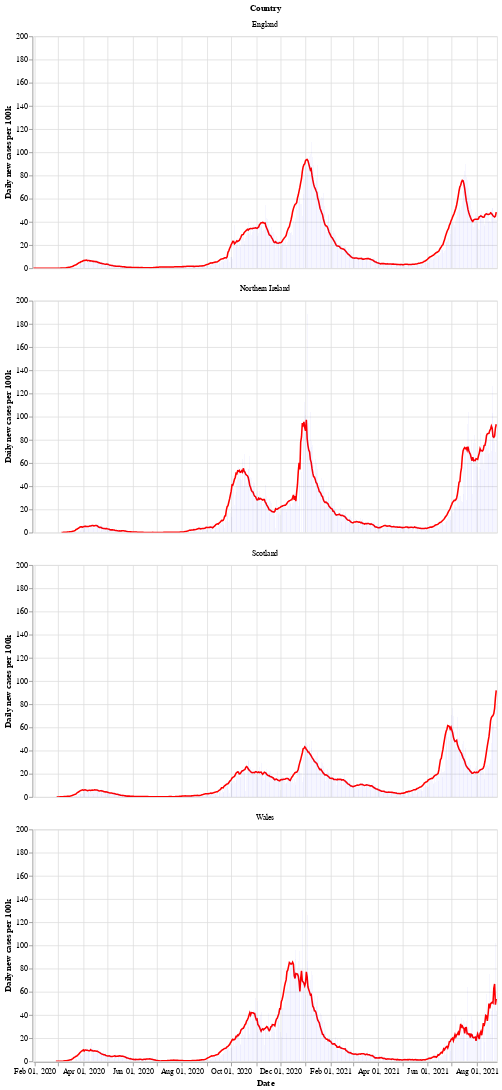

The code cell stored with this chart in its notebook:
### Markdown cell above
Next is a bar chart of the number of new cases in each country (per 100k population), with the 7 day moving average of cases. Again we see that Wales saw a longer period of raising and falling cases compared to the other countries.

After a period of cases falling, each nation is now seeing a rise in the number of cases - especially in Wales.

### Code cell
# collapse
bars = alt.Chart(uk_cases).mark_bar().encode(
    x=alt.X("yearmonthdate(date):T", axis=alt.Axis(title='Date')),
    y=alt.Y("newCasesRate:Q", axis=alt.Axis(title='Daily new cases per 100k')),
    tooltip='newCasesRate',
    color=alt.condition(
        alt.datum.dailyChange > 0,
        alt.value("orange"),  # The positive color
        alt.value("blue")  # The negative color
    )
).properties(title='New cases per 100k population with rolling 7 day average', width=600).interactive()
line = alt.Chart(uk_cases).mark_line(
    color='red',
    size=2,
).transform_window(
    rolling_mean='mean(newCasesRate)',
    frame=[0, 7],
    groupby=['areaName']
).encode(
    x='yearmonthdate(date):T',
    y='rolling_mean:Q'
)
alt.layer(line, bars, data=uk_cases).facet(alt.Row('areaName', title='Country'), columns=1)

### Figure 1 — Vega-Lite specification as saved in the notebook (floating-point values rounded to 4 significant figures; data arrays with more than 128 entries replaced by an {"elided": "..."} marker saying what was removed)
{"config": {"view": {"continuousWidth": 400, "continuousHeight": 300}}, "data": {"name": "data-83b1d7d2c36b91bdef87e1a0ec7f3905"}, "facet": {"type": "nominal", "field": "areaName", "title": "Country"}, "spec": {"layer": [{"mark": {"type": "line", "color": "red", "size": 2}, "encoding": {"x": {"type": "temporal", "field": "date", "timeUnit": "yearmonthdate"}, "y": {"type": "quantitative", "field": "rolling_mean"}}, "transform": [{"window": [{"op": "mean", "field": "newCasesRate", "as": "rolling_mean"}], "frame": [0, 7], "groupby": ["areaName"]}]}, {"mark": "bar", "encoding": {"color": {"condition": {"value": "orange", "test": "(datum.dailyChange > 0)"}, "value": "blue"}, "tooltip": {"type": "quantitative", "field": "newCasesRate"}, "x": {"type": "temporal", "axis": {"title": "Date"}, "field": "date", "timeUnit": "yearmonthdate"}, "y": {"type": "quantitative", "axis": {"title": "Daily new cases per 100k"}, "field": "newCasesRate"}}, "selection": {"selector002": {"type": "interval", "bind": "scales", "encodings": ["x", "y"]}}, "title": "New cases per 100k population with rolling 7 day average", "width": 600}]}, "columns": 1, "$schema": "https://vega.github.io/schema/vega-lite/v4.8.1.json", "datasets": {"data-83b1d7d2c36b91bdef87e1a0ec7f3905": {"elided": "2204 records"}}}
